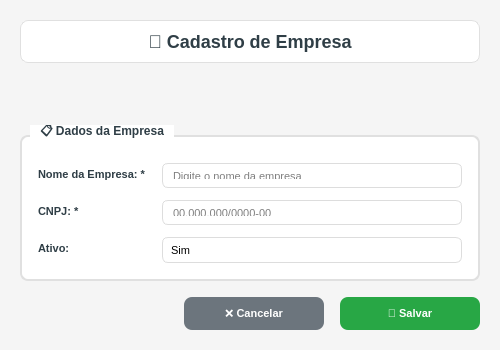
<?xml version="1.0" encoding="UTF-8"?>
<ui version="4.0">
 <class>CompanyAdminForm</class>
 <widget class="QDialog" name="CompanyAdminForm">
  <property name="geometry">
   <rect>
    <x>0</x>
    <y>0</y>
    <width>500</width>
    <height>350</height>
   </rect>
  </property>
  <property name="minimumSize">
   <size>
    <width>500</width>
    <height>350</height>
   </size>
  </property>
  <property name="windowTitle">
   <string>GEM - Cadastro de Empresa</string>
  </property>
  <property name="windowIcon">
   <iconset>
    <normaloff>../../images/logo_hepp.png</normaloff>../../images/logo_hepp.png</iconset>
  </property>
  <property name="modal">
   <bool>true</bool>
  </property>
  <property name="styleSheet">
   <string notr="true">QDialog {
    background-color: #f5f5f5;
    font-family: 'Segoe UI';
}

QGroupBox {
    font-weight: bold;
    font-size: 12px;
    color: #2F3E46;
    border: 2px solid #e0e0e0;
    border-radius: 8px;
    margin-top: 10px;
    padding-top: 10px;
    background-color: white;
}

QGroupBox::title {
    subcontrol-origin: margin;
    left: 10px;
    padding: 0 8px 0 8px;
    background-color: white;
}

QLabel {
    color: #2F3E46;
    font-weight: bold;
    font-size: 11px;
}

QLineEdit {
    border: 1px solid #ddd;
    border-radius: 6px;
    padding: 8px;
    background-color: white;
    font-size: 11px;
    selection-background-color: #3D5A80;
}

QLineEdit:focus {
    border: 2px solid #3D5A80;
    background-color: #f8f9ff;
}

QComboBox {
    border: 1px solid #ddd;
    border-radius: 6px;
    padding: 8px;
    background-color: white;
    font-size: 11px;
    selection-background-color: #3D5A80;
}

QComboBox:focus {
    border: 2px solid #3D5A80;
}

QComboBox::drop-down {
    border: none;
    width: 20px;
}

QComboBox::down-arrow {
    image: url();
    border: 1px solid #3D5A80;
    width: 8px;
    height: 8px;
    background-color: #3D5A80;
}

QPushButton {
    background-color: #3D5A80;
    color: white;
    border: none;
    border-radius: 8px;
    padding: 10px 20px;
    font-weight: bold;
    font-size: 11px;
    min-width: 100px;
}

QPushButton:hover {
    background-color: #2E4A66;
}

QPushButton:pressed {
    background-color: #1D3557;
}

QPushButton#btnSalvar {
    background-color: #28a745;
}

QPushButton#btnSalvar:hover {
    background-color: #218838;
}

QPushButton#btnSalvar:pressed {
    background-color: #1e7e34;
}

QPushButton#btnCancelar {
    background-color: #6c757d;
}

QPushButton#btnCancelar:hover {
    background-color: #5a6268;
}

QPushButton#btnCancelar:pressed {
    background-color: #4e555b;
}

QLabel#lblMensagem {
    padding: 8px;
    border-radius: 6px;
    font-weight: bold;
    font-size: 12px;
}

QLabel#lblMensagem[tipo="sucesso"] {
    background-color: #d4edda;
    color: #155724;
    border: 1px solid #c3e6cb;
}

QLabel#lblMensagem[tipo="erro"] {
    background-color: #f8d7da;
    color: #721c24;
    border: 1px solid #f5c6cb;
}

QLabel#lblMensagem[tipo="aviso"] {
    background-color: #fff3cd;
    color: #856404;
    border: 1px solid #ffeaa7;
}
</string>
  </property>
  <layout class="QVBoxLayout" name="mainLayout">
   <property name="spacing">
    <number>16</number>
   </property>
   <property name="leftMargin">
    <number>20</number>
   </property>
   <property name="topMargin">
    <number>20</number>
   </property>
   <property name="rightMargin">
    <number>20</number>
   </property>
   <property name="bottomMargin">
    <number>20</number>
   </property>
   <item>
    <widget class="QLabel" name="lblTitulo">
     <property name="text">
      <string>🏢 Cadastro de Empresa</string>
     </property>
     <property name="styleSheet">
      <string notr="true">QLabel {
    font-size: 18px;
    font-weight: bold;
    color: #2F3E46;
    padding: 10px;
    background-color: white;
    border-radius: 8px;
    border: 1px solid #e0e0e0;
}</string>
     </property>
     <property name="alignment">
      <set>Qt::AlignCenter</set>
     </property>
    </widget>
   </item>
   <item>
    <widget class="QLabel" name="lblMensagem">
     <property name="objectName">
      <string>lblMensagem</string>
     </property>
     <property name="text">
      <string></string>
     </property>
     <property name="alignment">
      <set>Qt::AlignCenter</set>
     </property>
     <property name="visible">
      <bool>false</bool>
     </property>
    </widget>
   </item>
   <item>
    <widget class="QGroupBox" name="groupDadosEmpresa">
     <property name="title">
      <string>📋 Dados da Empresa</string>
     </property>
     <layout class="QFormLayout" name="formLayoutEmpresa">
      <property name="horizontalSpacing">
       <number>16</number>
      </property>
      <property name="verticalSpacing">
       <number>12</number>
      </property>
      <property name="leftMargin">
       <number>16</number>
      </property>
      <property name="topMargin">
       <number>16</number>
      </property>
      <property name="rightMargin">
       <number>16</number>
      </property>
      <property name="bottomMargin">
       <number>16</number>
      </property>
      <item row="0" column="0">
       <widget class="QLabel" name="lblNome">
        <property name="text">
         <string>Nome da Empresa: *</string>
        </property>
       </widget>
      </item>
      <item row="0" column="1">
       <widget class="QLineEdit" name="txtNome">
        <property name="placeholderText">
         <string>Digite o nome da empresa</string>
        </property>
        <property name="maxLength">
         <number>150</number>
        </property>
        <property name="clearButtonEnabled">
         <bool>true</bool>
        </property>
       </widget>
      </item>
      <item row="1" column="0">
       <widget class="QLabel" name="lblCnpj">
        <property name="text">
         <string>CNPJ: *</string>
        </property>
       </widget>
      </item>
      <item row="1" column="1">
       <widget class="QLineEdit" name="txtCnpj">
        <property name="placeholderText">
         <string>00.000.000/0000-00</string>
        </property>
        <property name="maxLength">
         <number>18</number>
        </property>
        <property name="clearButtonEnabled">
         <bool>true</bool>
        </property>
       </widget>
      </item>
      <item row="2" column="0">
       <widget class="QLabel" name="lblActive">
        <property name="text">
         <string>Ativo:</string>
        </property>
       </widget>
      </item>
      <item row="2" column="1">
       <widget class="QComboBox" name="cmbActive">
        <property name="editable">
         <bool>false</bool>
        </property>
        <property name="currentIndex">
         <number>1</number>
        </property>
        <item>
         <property name="text">
          <string>Não</string>
         </property>
        </item>
        <item>
         <property name="text">
          <string>Sim</string>
         </property>
        </item>
       </widget>
      </item>
     </layout>
    </widget>
   </item>
   <item>
    <spacer name="verticalSpacer">
     <property name="orientation">
      <enum>Qt::Vertical</enum>
     </property>
     <property name="sizeHint" stdset="0">
      <size>
       <width>20</width>
       <height>40</height>
      </size>
     </property>
    </spacer>
   </item>
   <item>
    <layout class="QHBoxLayout" name="buttonsLayout">
     <property name="spacing">
      <number>16</number>
     </property>
     <item>
      <spacer name="horizontalSpacer">
       <property name="orientation">
        <enum>Qt::Horizontal</enum>
       </property>
       <property name="sizeHint" stdset="0">
        <size>
         <width>40</width>
         <height>20</height>
        </size>
       </property>
      </spacer>
     </item>
     <item>
      <widget class="QPushButton" name="btnCancelar">
       <property name="text">
        <string>❌ Cancelar</string>
       </property>
       <property name="shortcut">
        <string>Esc</string>
       </property>
      </widget>
     </item>
     <item>
      <widget class="QPushButton" name="btnSalvar">
       <property name="text">
        <string>💾 Salvar</string>
       </property>
       <property name="default">
        <bool>true</bool>
       </property>
       <property name="shortcut">
        <string>Ctrl+S</string>
       </property>
      </widget>
     </item>
    </layout>
   </item>
  </layout>
 </widget>
 <tabstops>
  <tabstop>txtNome</tabstop>
  <tabstop>txtCnpj</tabstop>
  <tabstop>cmbActive</tabstop>
  <tabstop>btnSalvar</tabstop>
  <tabstop>btnCancelar</tabstop>
 </tabstops>
 <resources/>
 <connections/>
</ui>
